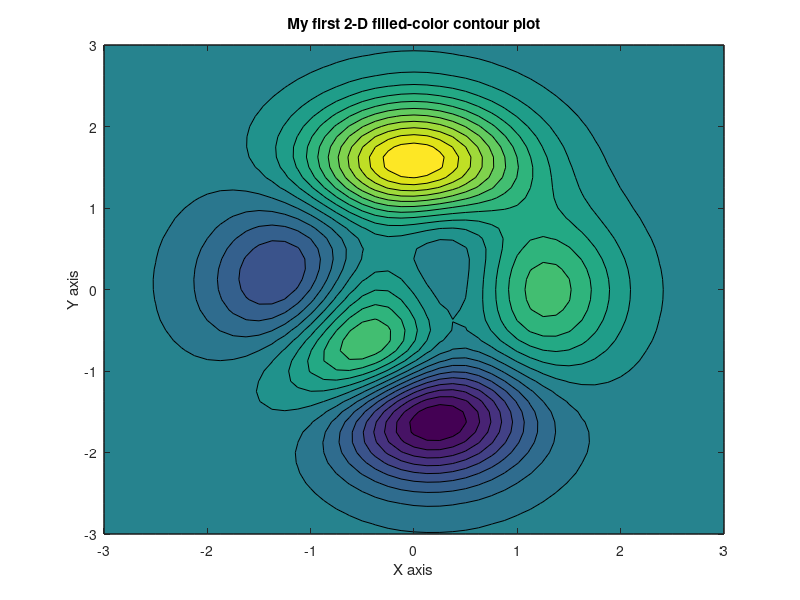

Write MATLAB code to recreate this figure.
% A basic 2-D filled-color contour plot

close all              % close all graphics windows

[x,y,z] = peaks;

contourf(x,y,z,20)     % make 20 filled-contour lines
   xlabel('X axis'),
   ylabel('Y axis'),
   title('My first 2-D filled-color contour plot')